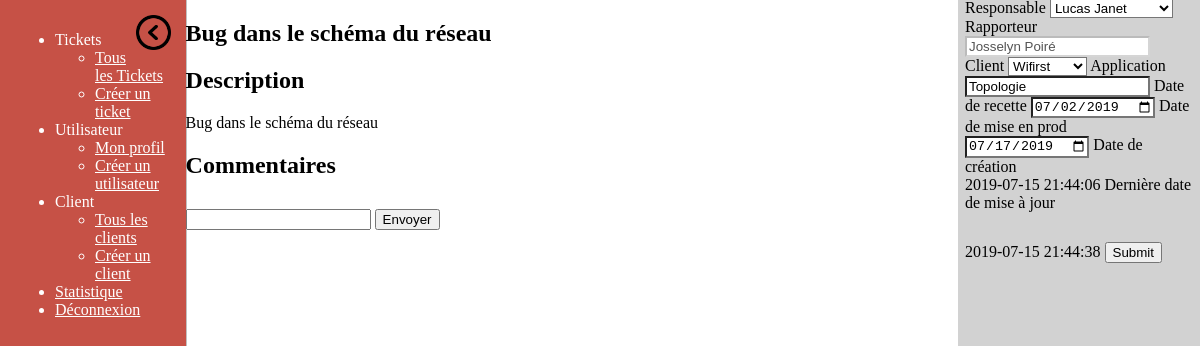
/ticket.php?id=8 (signed in), run on the app's committed database.
### tables this page shows
CREATE TABLE IF NOT EXISTS `user` (
  `user` varchar(20) NOT NULL,
  `mdp` varchar(255) NOT NULL,
  `prenom` varchar(30) NOT NULL,
  `nom` varchar(30) NOT NULL,
  `mail` varchar(255) NOT NULL,
  `profil` text NOT NULL,
  `del` int(11) NOT NULL DEFAULT '0',
  PRIMARY KEY (`user`)
);

CREATE TABLE IF NOT EXISTS `ticket` (
  `id` int(11) NOT NULL AUTO_INCREMENT,
  `nom` varchar(50) NOT NULL,
  `description` text NOT NULL,
  `etat` int(11) NOT NULL,
  `client` varchar(100) NOT NULL,
  `application` varchar(255) NOT NULL,
  `drec` date DEFAULT NULL,
  `dmep` date DEFAULT NULL,
  `rapporteur` varchar(50) NOT NULL,
  `responsable` varchar(50) NOT NULL DEFAULT 'nobody',
  `dcre` timestamp NOT NULL DEFAULT CURRENT_TIMESTAMP,
  `dmaj` timestamp NOT NULL DEFAULT CURRENT_TIMESTAMP,
  `del` tinyint(4) NOT NULL DEFAULT '0',
  PRIMARY KEY (`id`),
  KEY `etat` (`etat`),
  KEY `rapporteur` (`rapporteur`),
  KEY `responsable` (`responsable`)
);

### ticket.php (the view, shortened to what this page needs)
 <?php
	include 'connexion.php';
	$res = $bdd->query("select * from ticket where del = 0 and id = ".$_GET['id']);
	$tick = $res->fetch();
	$dcre = $tick['dcre'];
	$dmaj = $tick['dmaj'];
	$desc = $tick['description'];
	$drec = $tick['drec'];
	$dmep = $tick['dmep'];
	$nom = $tick['nom'];
	$rap = $tick['rapporteur'];
	$resp = $tick['responsable'];
	$app = $tick['application'];
	$rp = $bdd->query("select nom,prenom from user where user = '".$rap."' and del = 0");
	$rapo = $rp->fetch();
?>
<!DOCTYPE html>
<html lang="fr">
<head>
	<link rel="stylesheet" type="text/css" href="./css/style.css">
	<link rel="stylesheet" href="http://www.iut-fbleau.fr/css/concise.min.css">
	<link rel="stylesheet" href="http://www.iut-fbleau.fr/css/concise-utils/concise-utils.min.css">
	<link rel="stylesheet" href="http://www.iut-fbleau.fr/css/concise-ui/concise-ui.min.css">
</head>
<body>
	<?php include 'menu.php'; ?>
	<aside class="information">
		<form method="post" action="update_tick.php">
			<label>Responsable</label>
			<select name="responsable" class="champ">
				<?php
					$re = $bdd->query("SELECT * FROM user WHERE profil = \"Developpeur\" and del = 0");
					foreach ($re as $line) {
						if ($line['user'] == $resp) {
							print('<option value="'.$line['user'].'" selected>'.$line['prenom'].' '.$line['nom'].'</option>');
						} else {
							print('<option value="'.$line['user'].'">'.$line['prenom'].' '.$line['nom'].'</option>');
						}
					}
				?>
			</select>
			<label>Rapporteur</label>
			<input type="text" name="rapporteur" class="champ" value="<?php echo $rapo['prenom'].' '.$rapo['nom']; ?>" disabled>
			<label>Client</label>
			<select name="client" class="champ">
				<?php
					$cl = $bdd->query("SELECT nom FROM client WHERE del = 0");
					foreach ($cl as $value) {
						if ($value['nom'] == $tick['client']) {
							print('<option value="'.$value['nom'].'" selected>'.$value['nom'].'</option>');
						} else {
							print('<option value="'.$value['nom'].'">'.$value['nom'].'</option>');
						}
					}
				?>
			</select>
			<label>Application</label>
			<input type="text" name="app" value="<?php echo $app?>" class="champ">
			<label>Date de recette</label>
			<input type="date" name="recette" class="champ" value="<?php echo $drec; ?>">
			<label>Date de mise en prod</label>
			<input type="date" name="prod" class="champ" value="<?php echo$dmep; ?>">
			<label>Date de création
			<br><?php echo $dcre?></label>
			<label>Dernière date de mise à jour
			<br><?php echo $dmaj?></label>
			<input type="submit" name="Valider" style="margin-top: 30px">
		</form>
	</aside>
	<section>
		<h1><?php echo $nom; ?></h1>
		<h2 class="_bb1 _mts _mbs">Description</h2>
		<p>
			<?php echo $desc; ?>
		</p>
	</section>
	<section>
		<h2>Commentaires</h2>
		<form method="post" action="add_com.php">
			<input type="text" name="comm" class="comm">
			<input type="submit" value="Envoyer" style="margin-top: 10px">
		</form>
	</section>
</body>
</html

### css/style.css (style rules this page uses)
aside.information { width: 19%; height: 100%; position: absolute; top : -27px; right: 0px; padding: 7px; background-color: rgb(210,210,210); }
section { width: 64%; position: relative; top: 0px; left: 15%; }
aside .champ, select.champ { background-color: white; }
.comm { height: auto; word-wrap: break-word; overflow: auto; }

### data on the page
user: rapporteur "Josselyn Poiré"
ticket: app "Topologie", recette "07/02/2019", prod "07/17/2019", dcre "2019-07-15 21:44:06", dmaj "2019-07-15 21:44:38", nom "Bug dans le schéma du réseau", description "Bug dans le schéma du réseau"

### other printed values
form field responsable "Lucas Janet"
form field client "Wifirst"
